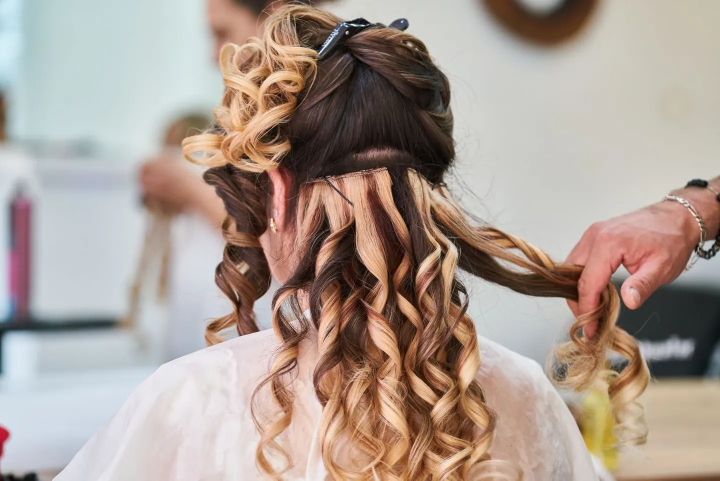
#> input picture assets/img/photos/boucles-1440.webp, 1440 x 961 px (shown at 1/2 size)
$ python photos.py ../assets/img/photos/boucles-1440.webp ../assets/img/photos/boucles-480.webp
#> lines starting #> are read from the running program, lines starting #| are printed output that depends on the picture
"""Prépare une photo pour le site : versions AVIF et WebP en plusieurs largeurs.

Usage : python3 tools/photos.py <photo source> <nom>
Exemple : python3 tools/photos.py ~/Images/sandy-vitrine.jpg sandy-salon
Résultat : assets/img/photos/<nom>-<largeur>.avif et .webp, plus <nom>.json (largeurs et proportions).
Nécessite Pillow (pip install pillow).
"""
import json
import sys
from pathlib import Path

from PIL import Image, ImageOps

WIDTHS = (480, 960, 1440)
OUT = Path(__file__).resolve().parent.parent / 'assets' / 'img' / 'photos'


def main(source, name):
#> called with source = '../assets/img/photos/boucles-1440.webp', name = '../assets/img/photos/boucles-480.webp'
    image = ImageOps.exif_transpose(Image.open(source)).convert('RGB')
#> image is the input picture: PIL image 1440x961 RGB; mean R, G, B 171.2, 156.3, 146.6
    OUT.mkdir(parents=True, exist_ok=True)
    widths = [w for w in WIDTHS if w < image.width] + [min(image.width, WIDTHS[-1])]
#> widths = [480, 960, 1440]
    widths = sorted(set(widths))
    for width in widths:
        height = round(image.height * width / image.width)
        resized = image.resize((width, height), Image.LANCZOS)
        resized.save(OUT / f'{name}-{width}.avif', quality=55)
        resized.save(OUT / f'{name}-{width}.webp', quality=78, method=6)
#> this loop made 3 passes
#> pass 1, in main, `resized = image.resize((width, height), Image.LANCZOS)`:
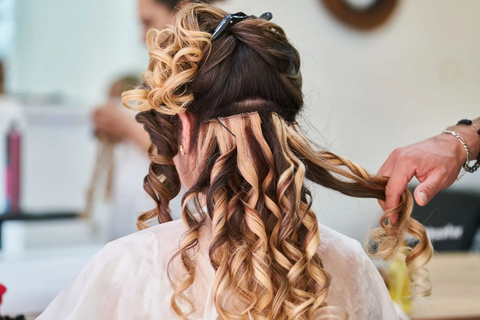
#> resized: PIL image 480x320 RGB; mean R, G, B 171.2, 156.3, 146.5
    info = {'widths': widths, 'ratio': round(image.width / image.height, 4)}
    (OUT / f'{name}.json').write_text(json.dumps(info))
    print(name, info)
#| ../assets/img/photos/boucles-480.webp {'widths': [480, 960, 1440], 'ratio': 1.4984}


if __name__ == '__main__':
    if len(sys.argv) != 3:
        sys.exit(__doc__)
    main(sys.argv[1], sys.argv[2])
